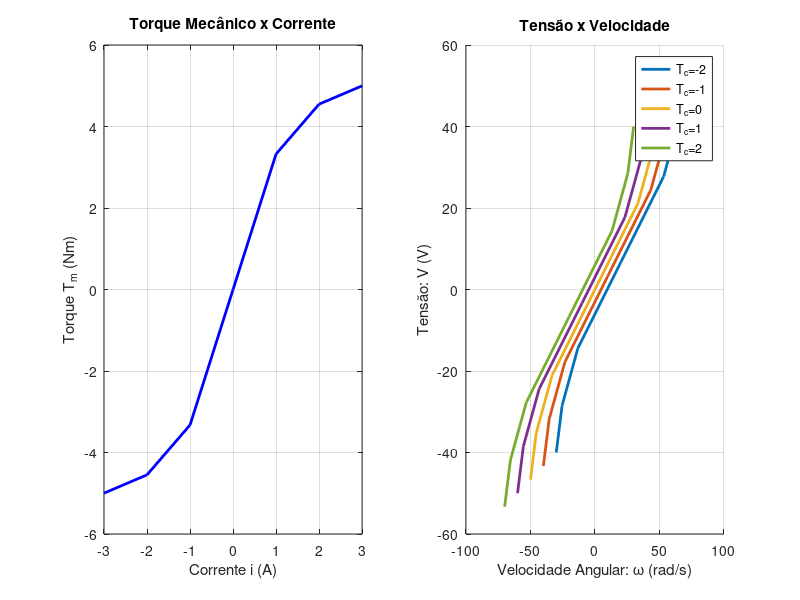

The MATLAB source for this figure:
%% Parâmetros
Km = 1/3;
L = 0.5;
R = 10;
B = 0.1;
J= 1;
%%

%-----------------QUESTÃO 1------------------------------
% Valores de Operação
i = -3:3;
Tc = -2:2;
Tm = zeros(size(i));

% Calculando Tm
for k = 1:length(i)
    if i(k) >= 0
        Tm(k) = 5.26*(1 - exp(-i(k)));
    else 
        Tm(k) = -5.26*(1 - exp(i(k)));
    end
end

% Calculando V e w
subplot(1,2,2)
hold on

for j = 1:length(Tc)
    w = (Tm - Tc(j))/B;
    V = R*i + Km*w;
    plot(w,V,'LineWidth',2)
end

grid on
title('Tensão x Velocidade')
xlabel('Velocidade Angular: \omega (rad/s)')
ylabel('Tensão: V (V)')
legend('T_c=-2','T_c=-1','T_c=0','T_c=1','T_c=2','Location','best')

% Plot Torque mecânico x Corrente
subplot(1,2,1)

plot(i, Tm, 'b', 'LineWidth', 2);
grid on;
title('Torque Mecânico x Corrente');
xlabel('Corrente i (A)');
ylabel('Torque T_m (Nm)');

%%



  


  
